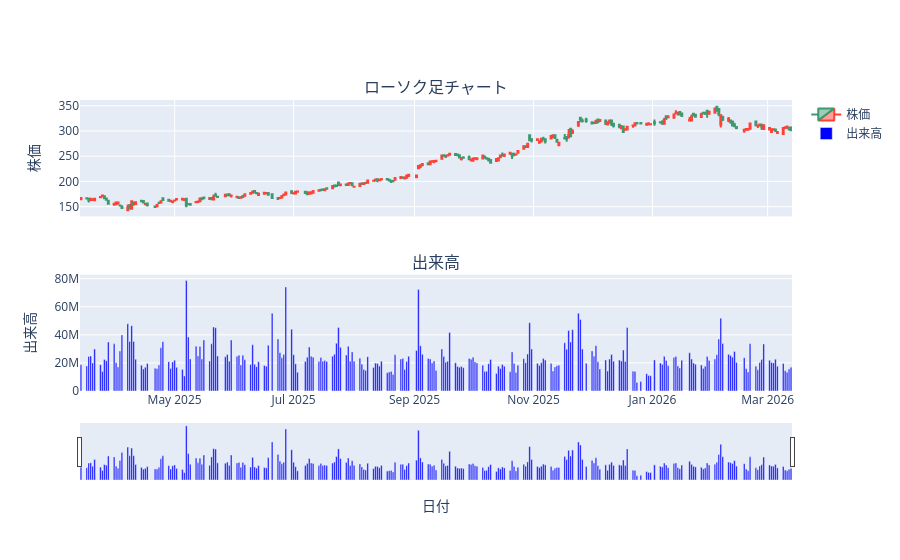

Notebook source saved alongside this figure:
### Code cell
fig = make_subplots(rows=2, cols=1, shared_xaxes=True, vertical_spacing=0.2, subplot_titles=("ローソク足チャート", "出来高")) # 2行1列のサブプロットを作成し、x軸を共有し、縦のスペースを0.2に設定し、各サブプロットにタイトルを付ける

fig.add_trace(go.Candlestick( # ローソク足チャートを作成するためのCandlestickオブジェクトを追加
            x=data_df.index,
            open=data_df["Open"],
            high=data_df["High"],
            low=data_df["Low"],
            close=data_df["Close"],
            name="株価"
        ), row=1, col=1) # ローソク足チャートを1行目の1列目のサブプロットに追加

fig.add_trace(go.Bar( # 出来高を表す棒グラフを作成するためのBarオブジェクトを追加
    x=data_df.index,
    y=data_df["Volume"],
    marker_color="blue",
    name="出来高"
    ) ,row=2, col=1) # 出来高の棒グラフを2行目の1列目のサブプロットに追加


fig.update_layout(
    xaxis_rangeslider_visible=False,
    xaxis2_rangeslider_visible=True,
    xaxis2_title="日付",
    yaxis_title="株価",
    yaxis2_title="出来高",
)

fig.show()

### Figure 1 — Plotly figure (JSON) as saved in the notebook; plotly's stock layout.template omitted (floating-point values rounded to 4 significant figures; data arrays with more than 128 entries replaced by an {"elided": "..."} marker saying what was removed)
{"data": [{"close": {"elided": "251 float values"}, "high": {"elided": "251 float values"}, "low": {"elided": "251 float values"}, "name": "株価", "open": {"elided": "251 float values"}, "type": "candlestick", "x": {"elided": "251 str values"}, "xaxis": "x", "yaxis": "y"}, {"marker": {"color": "blue"}, "name": "出来高", "type": "bar", "x": {"elided": "251 str values"}, "xaxis": "x2", "y": {"elided": "251 int values"}, "yaxis": "y2"}], "layout": {"annotations": [{"font": {"size": 16}, "showarrow": false, "text": "ローソク足チャート", "x": 0.5, "xanchor": "center", "xref": "paper", "y": 1, "yanchor": "bottom", "yref": "paper"}, {"font": {"size": 16}, "showarrow": false, "text": "出来高", "x": 0.5, "xanchor": "center", "xref": "paper", "y": 0.4, "yanchor": "bottom", "yref": "paper"}], "xaxis": {"anchor": "y", "domain": [0, 1], "matches": "x2", "rangeslider": {"visible": false}, "showticklabels": false}, "xaxis2": {"anchor": "y2", "domain": [0, 1], "rangeslider": {"visible": true}, "title": {"text": "日付"}}, "yaxis": {"anchor": "x", "domain": [0.6, 1], "title": {"text": "株価"}}, "yaxis2": {"anchor": "x2", "domain": [0, 0.4], "title": {"text": "出来高"}}}}
